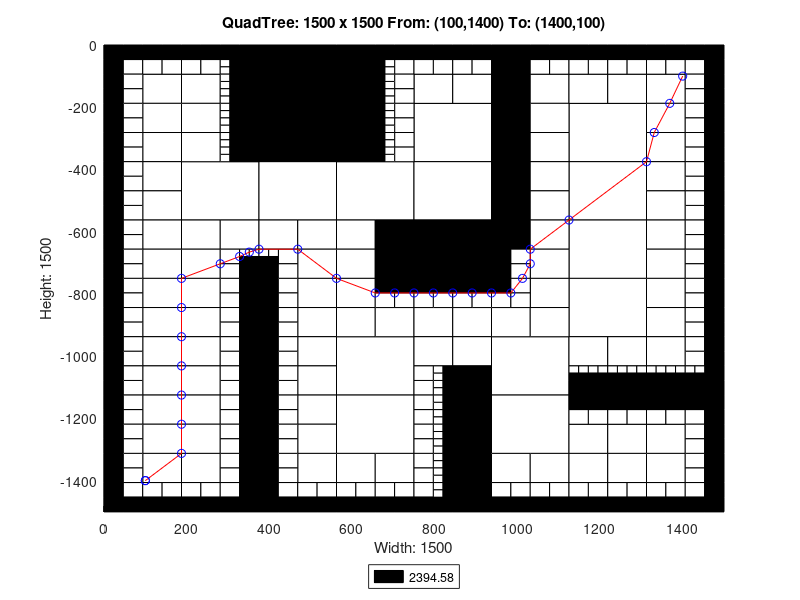

Write MATLAB code to recreate this figure.
axis([0 1500 -1500 0]);
title('QuadTree: 1500 x 1500 From: (100,1400) To: (1400,100)');
xlabel('Width: 1500');
ylabel('Height: 1500');
rectangle('Position',[375 -187.5 187.5 187.5], 'FaceColor',[0 0 0]);
rectangle('Position',[375 -375 187.5 187.5], 'FaceColor',[0 0 0]);
rectangle('Position',[187.5 -562.5 187.5 187.5], 'FaceColor',[1 1 1]);
rectangle('Position',[375 -562.5 187.5 187.5], 'FaceColor',[1 1 1]);
rectangle('Position',[562.5 -562.5 187.5 187.5], 'FaceColor',[1 1 1]);
rectangle('Position',[750 -375 187.5 187.5], 'FaceColor',[1 1 1]);
rectangle('Position',[1125 -375 187.5 187.5], 'FaceColor',[1 1 1]);
rectangle('Position',[750 -562.5 187.5 187.5], 'FaceColor',[1 1 1]);
rectangle('Position',[750 -750 187.5 187.5], 'FaceColor',[0 0 0]);
rectangle('Position',[1125 -562.5 187.5 187.5], 'FaceColor',[1 1 1]);
rectangle('Position',[1125 -750 187.5 187.5], 'FaceColor',[1 1 1]);
rectangle('Position',[562.5 -1125 187.5 187.5], 'FaceColor',[1 1 1]);
rectangle('Position',[562.5 -1312.5 187.5 187.5], 'FaceColor',[1 1 1]);
rectangle('Position',[937.5 -1125 187.5 187.5], 'FaceColor',[1 1 1]);
rectangle('Position',[1125 -937.5 187.5 187.5], 'FaceColor',[1 1 1]);
rectangle('Position',[937.5 -1312.5 187.5 187.5], 'FaceColor',[1 1 1]);
rectangle('Position',[93.75 -187.5 93.75 93.75], 'FaceColor',[1 1 1]);
rectangle('Position',[187.5 -187.5 93.75 93.75], 'FaceColor',[1 1 1]);
rectangle('Position',[93.75 -281.25 93.75 93.75], 'FaceColor',[1 1 1]);
rectangle('Position',[93.75 -375 93.75 93.75], 'FaceColor',[1 1 1]);
rectangle('Position',[187.5 -281.25 93.75 93.75], 'FaceColor',[1 1 1]);
rectangle('Position',[187.5 -375 93.75 93.75], 'FaceColor',[1 1 1]);
rectangle('Position',[562.5 -93.75 93.75 93.75], 'FaceColor',[0 0 0]);
rectangle('Position',[562.5 -187.5 93.75 93.75], 'FaceColor',[0 0 0]);
rectangle('Position',[562.5 -281.25 93.75 93.75], 'FaceColor',[0 0 0]);
rectangle('Position',[562.5 -375 93.75 93.75], 'FaceColor',[0 0 0]);
rectangle('Position',[93.75 -468.75 93.75 93.75], 'FaceColor',[1 1 1]);
rectangle('Position',[93.75 -562.5 93.75 93.75], 'FaceColor',[1 1 1]);
rectangle('Position',[93.75 -656.25 93.75 93.75], 'FaceColor',[1 1 1]);
rectangle('Position',[93.75 -750 93.75 93.75], 'FaceColor',[1 1 1]);
rectangle('Position',[187.5 -656.25 93.75 93.75], 'FaceColor',[1 1 1]);
rectangle('Position',[281.25 -656.25 93.75 93.75], 'FaceColor',[1 1 1]);
rectangle('Position',[187.5 -750 93.75 93.75], 'FaceColor',[1 1 1]);
rectangle('Position',[375 -656.25 93.75 93.75], 'FaceColor',[1 1 1]);
rectangle('Position',[468.75 -656.25 93.75 93.75], 'FaceColor',[1 1 1]);
rectangle('Position',[468.75 -750 93.75 93.75], 'FaceColor',[1 1 1]);
rectangle('Position',[562.5 -656.25 93.75 93.75], 'FaceColor',[1 1 1]);
rectangle('Position',[656.25 -656.25 93.75 93.75], 'FaceColor',[0 0 0]);
rectangle('Position',[562.5 -750 93.75 93.75], 'FaceColor',[1 1 1]);
rectangle('Position',[656.25 -750 93.75 93.75], 'FaceColor',[0 0 0]);
rectangle('Position',[750 -187.5 93.75 93.75], 'FaceColor',[1 1 1]);
rectangle('Position',[843.75 -187.5 93.75 93.75], 'FaceColor',[1 1 1]);
rectangle('Position',[937.5 -93.75 93.75 93.75], 'FaceColor',[0 0 0]);
rectangle('Position',[937.5 -187.5 93.75 93.75], 'FaceColor',[0 0 0]);
rectangle('Position',[1031.25 -187.5 93.75 93.75], 'FaceColor',[1 1 1]);
rectangle('Position',[937.5 -281.25 93.75 93.75], 'FaceColor',[0 0 0]);
rectangle('Position',[1031.25 -281.25 93.75 93.75], 'FaceColor',[1 1 1]);
rectangle('Position',[937.5 -375 93.75 93.75], 'FaceColor',[0 0 0]);
rectangle('Position',[1031.25 -375 93.75 93.75], 'FaceColor',[1 1 1]);
rectangle('Position',[1125 -187.5 93.75 93.75], 'FaceColor',[1 1 1]);
rectangle('Position',[1218.75 -187.5 93.75 93.75], 'FaceColor',[1 1 1]);
rectangle('Position',[1312.5 -187.5 93.75 93.75], 'FaceColor',[1 1 1]);
rectangle('Position',[1312.5 -281.25 93.75 93.75], 'FaceColor',[1 1 1]);
rectangle('Position',[1312.5 -375 93.75 93.75], 'FaceColor',[1 1 1]);
rectangle('Position',[937.5 -468.75 93.75 93.75], 'FaceColor',[0 0 0]);
rectangle('Position',[1031.25 -468.75 93.75 93.75], 'FaceColor',[1 1 1]);
rectangle('Position',[937.5 -562.5 93.75 93.75], 'FaceColor',[0 0 0]);
rectangle('Position',[1031.25 -562.5 93.75 93.75], 'FaceColor',[1 1 1]);
rectangle('Position',[937.5 -656.25 93.75 93.75], 'FaceColor',[0 0 0]);
rectangle('Position',[1031.25 -656.25 93.75 93.75], 'FaceColor',[1 1 1]);
rectangle('Position',[1031.25 -750 93.75 93.75], 'FaceColor',[1 1 1]);
rectangle('Position',[1312.5 -468.75 93.75 93.75], 'FaceColor',[1 1 1]);
rectangle('Position',[1312.5 -562.5 93.75 93.75], 'FaceColor',[1 1 1]);
rectangle('Position',[1312.5 -656.25 93.75 93.75], 'FaceColor',[1 1 1]);
rectangle('Position',[1312.5 -750 93.75 93.75], 'FaceColor',[1 1 1]);
rectangle('Position',[93.75 -843.75 93.75 93.75], 'FaceColor',[1 1 1]);
rectangle('Position',[93.75 -937.5 93.75 93.75], 'FaceColor',[1 1 1]);
rectangle('Position',[187.5 -843.75 93.75 93.75], 'FaceColor',[1 1 1]);
rectangle('Position',[187.5 -937.5 93.75 93.75], 'FaceColor',[1 1 1]);
rectangle('Position',[93.75 -1031.25 93.75 93.75], 'FaceColor',[1 1 1]);
rectangle('Position',[93.75 -1125 93.75 93.75], 'FaceColor',[1 1 1]);
rectangle('Position',[187.5 -1031.25 93.75 93.75], 'FaceColor',[1 1 1]);
rectangle('Position',[187.5 -1125 93.75 93.75], 'FaceColor',[1 1 1]);
rectangle('Position',[468.75 -843.75 93.75 93.75], 'FaceColor',[1 1 1]);
rectangle('Position',[468.75 -937.5 93.75 93.75], 'FaceColor',[1 1 1]);
rectangle('Position',[562.5 -843.75 93.75 93.75], 'FaceColor',[1 1 1]);
rectangle('Position',[562.5 -937.5 93.75 93.75], 'FaceColor',[1 1 1]);
rectangle('Position',[656.25 -937.5 93.75 93.75], 'FaceColor',[1 1 1]);
rectangle('Position',[468.75 -1031.25 93.75 93.75], 'FaceColor',[1 1 1]);
rectangle('Position',[468.75 -1125 93.75 93.75], 'FaceColor',[1 1 1]);
rectangle('Position',[93.75 -1218.75 93.75 93.75], 'FaceColor',[1 1 1]);
rectangle('Position',[93.75 -1312.5 93.75 93.75], 'FaceColor',[1 1 1]);
rectangle('Position',[187.5 -1218.75 93.75 93.75], 'FaceColor',[1 1 1]);
rectangle('Position',[187.5 -1312.5 93.75 93.75], 'FaceColor',[1 1 1]);
rectangle('Position',[93.75 -1406.25 93.75 93.75], 'FaceColor',[1 1 1]);
rectangle('Position',[187.5 -1406.25 93.75 93.75], 'FaceColor',[1 1 1]);
rectangle('Position',[468.75 -1218.75 93.75 93.75], 'FaceColor',[1 1 1]);
rectangle('Position',[468.75 -1312.5 93.75 93.75], 'FaceColor',[1 1 1]);
rectangle('Position',[468.75 -1406.25 93.75 93.75], 'FaceColor',[1 1 1]);
rectangle('Position',[562.5 -1406.25 93.75 93.75], 'FaceColor',[1 1 1]);
rectangle('Position',[656.25 -1406.25 93.75 93.75], 'FaceColor',[1 1 1]);
rectangle('Position',[750 -937.5 93.75 93.75], 'FaceColor',[1 1 1]);
rectangle('Position',[843.75 -937.5 93.75 93.75], 'FaceColor',[1 1 1]);
rectangle('Position',[1031.25 -843.75 93.75 93.75], 'FaceColor',[1 1 1]);
rectangle('Position',[937.5 -937.5 93.75 93.75], 'FaceColor',[1 1 1]);
rectangle('Position',[1031.25 -937.5 93.75 93.75], 'FaceColor',[1 1 1]);
rectangle('Position',[750 -1031.25 93.75 93.75], 'FaceColor',[1 1 1]);
rectangle('Position',[843.75 -1031.25 93.75 93.75], 'FaceColor',[1 1 1]);
rectangle('Position',[843.75 -1125 93.75 93.75], 'FaceColor',[0 0 0]);
rectangle('Position',[1312.5 -843.75 93.75 93.75], 'FaceColor',[1 1 1]);
rectangle('Position',[1312.5 -937.5 93.75 93.75], 'FaceColor',[1 1 1]);
rectangle('Position',[1125 -1031.25 93.75 93.75], 'FaceColor',[1 1 1]);
rectangle('Position',[1218.75 -1031.25 93.75 93.75], 'FaceColor',[1 1 1]);
rectangle('Position',[1312.5 -1031.25 93.75 93.75], 'FaceColor',[1 1 1]);
rectangle('Position',[843.75 -1218.75 93.75 93.75], 'FaceColor',[0 0 0]);
rectangle('Position',[843.75 -1312.5 93.75 93.75], 'FaceColor',[0 0 0]);
rectangle('Position',[843.75 -1406.25 93.75 93.75], 'FaceColor',[0 0 0]);
rectangle('Position',[843.75 -1500 93.75 93.75], 'FaceColor',[0 0 0]);
rectangle('Position',[937.5 -1406.25 93.75 93.75], 'FaceColor',[1 1 1]);
rectangle('Position',[1031.25 -1406.25 93.75 93.75], 'FaceColor',[1 1 1]);
rectangle('Position',[1125 -1312.5 93.75 93.75], 'FaceColor',[1 1 1]);
rectangle('Position',[1218.75 -1312.5 93.75 93.75], 'FaceColor',[1 1 1]);
rectangle('Position',[1312.5 -1312.5 93.75 93.75], 'FaceColor',[1 1 1]);
rectangle('Position',[1125 -1406.25 93.75 93.75], 'FaceColor',[1 1 1]);
rectangle('Position',[1218.75 -1406.25 93.75 93.75], 'FaceColor',[1 1 1]);
rectangle('Position',[1312.5 -1406.25 93.75 93.75], 'FaceColor',[1 1 1]);
rectangle('Position',[0 -46.875 46.875 46.875], 'FaceColor',[0 0 0]);
rectangle('Position',[46.875 -46.875 46.875 46.875], 'FaceColor',[0 0 0]);
rectangle('Position',[0 -93.75 46.875 46.875], 'FaceColor',[0 0 0]);
rectangle('Position',[46.875 -93.75 46.875 46.875], 'FaceColor',[1 1 1]);
rectangle('Position',[93.75 -46.875 46.875 46.875], 'FaceColor',[0 0 0]);
rectangle('Position',[140.625 -46.875 46.875 46.875], 'FaceColor',[0 0 0]);
rectangle('Position',[93.75 -93.75 46.875 46.875], 'FaceColor',[1 1 1]);
rectangle('Position',[140.625 -93.75 46.875 46.875], 'FaceColor',[1 1 1]);
rectangle('Position',[0 -140.625 46.875 46.875], 'FaceColor',[0 0 0]);
rectangle('Position',[46.875 -140.625 46.875 46.875], 'FaceColor',[1 1 1]);
rectangle('Position',[0 -187.5 46.875 46.875], 'FaceColor',[0 0 0]);
rectangle('Position',[46.875 -187.5 46.875 46.875], 'FaceColor',[1 1 1]);
rectangle('Position',[187.5 -46.875 46.875 46.875], 'FaceColor',[0 0 0]);
rectangle('Position',[234.375 -46.875 46.875 46.875], 'FaceColor',[0 0 0]);
rectangle('Position',[187.5 -93.75 46.875 46.875], 'FaceColor',[1 1 1]);
rectangle('Position',[234.375 -93.75 46.875 46.875], 'FaceColor',[1 1 1]);
rectangle('Position',[281.25 -46.875 46.875 46.875], 'FaceColor',[0 0 0]);
rectangle('Position',[328.125 -46.875 46.875 46.875], 'FaceColor',[0 0 0]);
rectangle('Position',[328.125 -93.75 46.875 46.875], 'FaceColor',[0 0 0]);
rectangle('Position',[328.125 -140.625 46.875 46.875], 'FaceColor',[0 0 0]);
rectangle('Position',[328.125 -187.5 46.875 46.875], 'FaceColor',[0 0 0]);
rectangle('Position',[0 -234.375 46.875 46.875], 'FaceColor',[0 0 0]);
rectangle('Position',[46.875 -234.375 46.875 46.875], 'FaceColor',[1 1 1]);
rectangle('Position',[0 -281.25 46.875 46.875], 'FaceColor',[0 0 0]);
rectangle('Position',[46.875 -281.25 46.875 46.875], 'FaceColor',[1 1 1]);
rectangle('Position',[0 -328.125 46.875 46.875], 'FaceColor',[0 0 0]);
rectangle('Position',[46.875 -328.125 46.875 46.875], 'FaceColor',[1 1 1]);
rectangle('Position',[0 -375 46.875 46.875], 'FaceColor',[0 0 0]);
rectangle('Position',[46.875 -375 46.875 46.875], 'FaceColor',[1 1 1]);
rectangle('Position',[328.125 -234.375 46.875 46.875], 'FaceColor',[0 0 0]);
rectangle('Position',[328.125 -281.25 46.875 46.875], 'FaceColor',[0 0 0]);
rectangle('Position',[328.125 -328.125 46.875 46.875], 'FaceColor',[0 0 0]);
rectangle('Position',[328.125 -375 46.875 46.875], 'FaceColor',[0 0 0]);
rectangle('Position',[656.25 -46.875 46.875 46.875], 'FaceColor',[0 0 0]);
rectangle('Position',[703.125 -46.875 46.875 46.875], 'FaceColor',[0 0 0]);
rectangle('Position',[703.125 -93.75 46.875 46.875], 'FaceColor',[1 1 1]);
rectangle('Position',[703.125 -140.625 46.875 46.875], 'FaceColor',[1 1 1]);
rectangle('Position',[703.125 -187.5 46.875 46.875], 'FaceColor',[1 1 1]);
rectangle('Position',[703.125 -234.375 46.875 46.875], 'FaceColor',[1 1 1]);
rectangle('Position',[703.125 -281.25 46.875 46.875], 'FaceColor',[1 1 1]);
rectangle('Position',[703.125 -328.125 46.875 46.875], 'FaceColor',[1 1 1]);
rectangle('Position',[703.125 -375 46.875 46.875], 'FaceColor',[1 1 1]);
rectangle('Position',[0 -421.875 46.875 46.875], 'FaceColor',[0 0 0]);
rectangle('Position',[46.875 -421.875 46.875 46.875], 'FaceColor',[1 1 1]);
rectangle('Position',[0 -468.75 46.875 46.875], 'FaceColor',[0 0 0]);
rectangle('Position',[46.875 -468.75 46.875 46.875], 'FaceColor',[1 1 1]);
rectangle('Position',[0 -515.625 46.875 46.875], 'FaceColor',[0 0 0]);
rectangle('Position',[46.875 -515.625 46.875 46.875], 'FaceColor',[1 1 1]);
rectangle('Position',[0 -562.5 46.875 46.875], 'FaceColor',[0 0 0]);
rectangle('Position',[46.875 -562.5 46.875 46.875], 'FaceColor',[1 1 1]);
rectangle('Position',[0 -609.375 46.875 46.875], 'FaceColor',[0 0 0]);
rectangle('Position',[46.875 -609.375 46.875 46.875], 'FaceColor',[1 1 1]);
rectangle('Position',[0 -656.25 46.875 46.875], 'FaceColor',[0 0 0]);
rectangle('Position',[46.875 -656.25 46.875 46.875], 'FaceColor',[1 1 1]);
rectangle('Position',[0 -703.125 46.875 46.875], 'FaceColor',[0 0 0]);
rectangle('Position',[46.875 -703.125 46.875 46.875], 'FaceColor',[1 1 1]);
rectangle('Position',[0 -750 46.875 46.875], 'FaceColor',[0 0 0]);
rectangle('Position',[46.875 -750 46.875 46.875], 'FaceColor',[1 1 1]);
rectangle('Position',[281.25 -703.125 46.875 46.875], 'FaceColor',[1 1 1]);
rectangle('Position',[281.25 -750 46.875 46.875], 'FaceColor',[1 1 1]);
rectangle('Position',[328.125 -750 46.875 46.875], 'FaceColor',[0 0 0]);
rectangle('Position',[421.875 -703.125 46.875 46.875], 'FaceColor',[1 1 1]);
rectangle('Position',[375 -750 46.875 46.875], 'FaceColor',[0 0 0]);
rectangle('Position',[421.875 -750 46.875 46.875], 'FaceColor',[1 1 1]);
rectangle('Position',[750 -46.875 46.875 46.875], 'FaceColor',[0 0 0]);
rectangle('Position',[796.875 -46.875 46.875 46.875], 'FaceColor',[0 0 0]);
rectangle('Position',[750 -93.75 46.875 46.875], 'FaceColor',[1 1 1]);
rectangle('Position',[796.875 -93.75 46.875 46.875], 'FaceColor',[1 1 1]);
rectangle('Position',[843.75 -46.875 46.875 46.875], 'FaceColor',[0 0 0]);
rectangle('Position',[890.625 -46.875 46.875 46.875], 'FaceColor',[0 0 0]);
rectangle('Position',[843.75 -93.75 46.875 46.875], 'FaceColor',[1 1 1]);
rectangle('Position',[890.625 -93.75 46.875 46.875], 'FaceColor',[1 1 1]);
rectangle('Position',[1031.25 -46.875 46.875 46.875], 'FaceColor',[0 0 0]);
rectangle('Position',[1078.12 -46.875 46.875 46.875], 'FaceColor',[0 0 0]);
rectangle('Position',[1031.25 -93.75 46.875 46.875], 'FaceColor',[1 1 1]);
rectangle('Position',[1078.12 -93.75 46.875 46.875], 'FaceColor',[1 1 1]);
rectangle('Position',[1125 -46.875 46.875 46.875], 'FaceColor',[0 0 0]);
rectangle('Position',[1171.88 -46.875 46.875 46.875], 'FaceColor',[0 0 0]);
rectangle('Position',[1125 -93.75 46.875 46.875], 'FaceColor',[1 1 1]);
rectangle('Position',[1171.88 -93.75 46.875 46.875], 'FaceColor',[1 1 1]);
rectangle('Position',[1218.75 -46.875 46.875 46.875], 'FaceColor',[0 0 0]);
rectangle('Position',[1265.62 -46.875 46.875 46.875], 'FaceColor',[0 0 0]);
rectangle('Position',[1218.75 -93.75 46.875 46.875], 'FaceColor',[1 1 1]);
rectangle('Position',[1265.62 -93.75 46.875 46.875], 'FaceColor',[1 1 1]);
rectangle('Position',[1312.5 -46.875 46.875 46.875], 'FaceColor',[0 0 0]);
rectangle('Position',[1359.38 -46.875 46.875 46.875], 'FaceColor',[0 0 0]);
rectangle('Position',[1312.5 -93.75 46.875 46.875], 'FaceColor',[1 1 1]);
rectangle('Position',[1359.38 -93.75 46.875 46.875], 'FaceColor',[1 1 1]);
rectangle('Position',[1406.25 -46.875 46.875 46.875], 'FaceColor',[0 0 0]);
rectangle('Position',[1453.12 -46.875 46.875 46.875], 'FaceColor',[0 0 0]);
rectangle('Position',[1406.25 -93.75 46.875 46.875], 'FaceColor',[1 1 1]);
rectangle('Position',[1453.12 -93.75 46.875 46.875], 'FaceColor',[0 0 0]);
rectangle('Position',[1406.25 -140.625 46.875 46.875], 'FaceColor',[1 1 1]);
rectangle('Position',[1453.12 -140.625 46.875 46.875], 'FaceColor',[0 0 0]);
rectangle('Position',[1406.25 -187.5 46.875 46.875], 'FaceColor',[1 1 1]);
rectangle('Position',[1453.12 -187.5 46.875 46.875], 'FaceColor',[0 0 0]);
rectangle('Position',[1406.25 -234.375 46.875 46.875], 'FaceColor',[1 1 1]);
rectangle('Position',[1453.12 -234.375 46.875 46.875], 'FaceColor',[0 0 0]);
rectangle('Position',[1406.25 -281.25 46.875 46.875], 'FaceColor',[1 1 1]);
rectangle('Position',[1453.12 -281.25 46.875 46.875], 'FaceColor',[0 0 0]);
rectangle('Position',[1406.25 -328.125 46.875 46.875], 'FaceColor',[1 1 1]);
rectangle('Position',[1453.12 -328.125 46.875 46.875], 'FaceColor',[0 0 0]);
rectangle('Position',[1406.25 -375 46.875 46.875], 'FaceColor',[1 1 1]);
rectangle('Position',[1453.12 -375 46.875 46.875], 'FaceColor',[0 0 0]);
rectangle('Position',[937.5 -703.125 46.875 46.875], 'FaceColor',[0 0 0]);
rectangle('Position',[984.375 -703.125 46.875 46.875], 'FaceColor',[1 1 1]);
rectangle('Position',[937.5 -750 46.875 46.875], 'FaceColor',[0 0 0]);
rectangle('Position',[984.375 -750 46.875 46.875], 'FaceColor',[1 1 1]);
rectangle('Position',[1406.25 -421.875 46.875 46.875], 'FaceColor',[1 1 1]);
rectangle('Position',[1453.12 -421.875 46.875 46.875], 'FaceColor',[0 0 0]);
rectangle('Position',[1406.25 -468.75 46.875 46.875], 'FaceColor',[1 1 1]);
rectangle('Position',[1453.12 -468.75 46.875 46.875], 'FaceColor',[0 0 0]);
rectangle('Position',[1406.25 -515.625 46.875 46.875], 'FaceColor',[1 1 1]);
rectangle('Position',[1453.12 -515.625 46.875 46.875], 'FaceColor',[0 0 0]);
rectangle('Position',[1406.25 -562.5 46.875 46.875], 'FaceColor',[1 1 1]);
rectangle('Position',[1453.12 -562.5 46.875 46.875], 'FaceColor',[0 0 0]);
rectangle('Position',[1406.25 -609.375 46.875 46.875], 'FaceColor',[1 1 1]);
rectangle('Position',[1453.12 -609.375 46.875 46.875], 'FaceColor',[0 0 0]);
rectangle('Position',[1406.25 -656.25 46.875 46.875], 'FaceColor',[1 1 1]);
rectangle('Position',[1453.12 -656.25 46.875 46.875], 'FaceColor',[0 0 0]);
rectangle('Position',[1406.25 -703.125 46.875 46.875], 'FaceColor',[1 1 1]);
rectangle('Position',[1453.12 -703.125 46.875 46.875], 'FaceColor',[0 0 0]);
rectangle('Position',[1406.25 -750 46.875 46.875], 'FaceColor',[1 1 1]);
rectangle('Position',[1453.12 -750 46.875 46.875], 'FaceColor',[0 0 0]);
rectangle('Position',[0 -796.875 46.875 46.875], 'FaceColor',[0 0 0]);
rectangle('Position',[46.875 -796.875 46.875 46.875], 'FaceColor',[1 1 1]);
rectangle('Position',[0 -843.75 46.875 46.875], 'FaceColor',[0 0 0]);
rectangle('Position',[46.875 -843.75 46.875 46.875], 'FaceColor',[1 1 1]);
rectangle('Position',[0 -890.625 46.875 46.875], 'FaceColor',[0 0 0]);
rectangle('Position',[46.875 -890.625 46.875 46.875], 'FaceColor',[1 1 1]);
rectangle('Position',[0 -937.5 46.875 46.875], 'FaceColor',[0 0 0]);
rectangle('Position',[46.875 -937.5 46.875 46.875], 'FaceColor',[1 1 1]);
rectangle('Position',[281.25 -796.875 46.875 46.875], 'FaceColor',[1 1 1]);
rectangle('Position',[328.125 -796.875 46.875 46.875], 'FaceColor',[0 0 0]);
rectangle('Position',[281.25 -843.75 46.875 46.875], 'FaceColor',[1 1 1]);
rectangle('Position',[328.125 -843.75 46.875 46.875], 'FaceColor',[0 0 0]);
rectangle('Position',[281.25 -890.625 46.875 46.875], 'FaceColor',[1 1 1]);
rectangle('Position',[328.125 -890.625 46.875 46.875], 'FaceColor',[0 0 0]);
rectangle('Position',[281.25 -937.5 46.875 46.875], 'FaceColor',[1 1 1]);
rectangle('Position',[328.125 -937.5 46.875 46.875], 'FaceColor',[0 0 0]);
rectangle('Position',[0 -984.375 46.875 46.875], 'FaceColor',[0 0 0]);
rectangle('Position',[46.875 -984.375 46.875 46.875], 'FaceColor',[1 1 1]);
rectangle('Position',[0 -1031.25 46.875 46.875], 'FaceColor',[0 0 0]);
rectangle('Position',[46.875 -1031.25 46.875 46.875], 'FaceColor',[1 1 1]);
rectangle('Position',[0 -1078.12 46.875 46.875], 'FaceColor',[0 0 0]);
rectangle('Position',[46.875 -1078.12 46.875 46.875], 'FaceColor',[1 1 1]);
rectangle('Position',[0 -1125 46.875 46.875], 'FaceColor',[0 0 0]);
rectangle('Position',[46.875 -1125 46.875 46.875], 'FaceColor',[1 1 1]);
rectangle('Position',[281.25 -984.375 46.875 46.875], 'FaceColor',[1 1 1]);
rectangle('Position',[328.125 -984.375 46.875 46.875], 'FaceColor',[0 0 0]);
rectangle('Position',[281.25 -1031.25 46.875 46.875], 'FaceColor',[1 1 1]);
rectangle('Position',[328.125 -1031.25 46.875 46.875], 'FaceColor',[0 0 0]);
rectangle('Position',[281.25 -1078.12 46.875 46.875], 'FaceColor',[1 1 1]);
rectangle('Position',[328.125 -1078.12 46.875 46.875], 'FaceColor',[0 0 0]);
rectangle('Position',[281.25 -1125 46.875 46.875], 'FaceColor',[1 1 1]);
rectangle('Position',[328.125 -1125 46.875 46.875], 'FaceColor',[0 0 0]);
rectangle('Position',[375 -796.875 46.875 46.875], 'FaceColor',[0 0 0]);
rectangle('Position',[421.875 -796.875 46.875 46.875], 'FaceColor',[1 1 1]);
rectangle('Position',[375 -843.75 46.875 46.875], 'FaceColor',[0 0 0]);
rectangle('Position',[421.875 -843.75 46.875 46.875], 'FaceColor',[1 1 1]);
rectangle('Position',[375 -890.625 46.875 46.875], 'FaceColor',[0 0 0]);
rectangle('Position',[421.875 -890.625 46.875 46.875], 'FaceColor',[1 1 1]);
rectangle('Position',[375 -937.5 46.875 46.875], 'FaceColor',[0 0 0]);
rectangle('Position',[421.875 -937.5 46.875 46.875], 'FaceColor',[1 1 1]);
rectangle('Position',[656.25 -796.875 46.875 46.875], 'FaceColor',[0 0 0]);
rectangle('Position',[703.125 -796.875 46.875 46.875], 'FaceColor',[0 0 0]);
rectangle('Position',[656.25 -843.75 46.875 46.875], 'FaceColor',[1 1 1]);
rectangle('Position',[703.125 -843.75 46.875 46.875], 'FaceColor',[1 1 1]);
rectangle('Position',[375 -984.375 46.875 46.875], 'FaceColor',[0 0 0]);
rectangle('Position',[421.875 -984.375 46.875 46.875], 'FaceColor',[1 1 1]);
rectangle('Position',[375 -1031.25 46.875 46.875], 'FaceColor',[0 0 0]);
rectangle('Position',[421.875 -1031.25 46.875 46.875], 'FaceColor',[1 1 1]);
rectangle('Position',[375 -1078.12 46.875 46.875], 'FaceColor',[0 0 0]);
rectangle('Position',[421.875 -1078.12 46.875 46.875], 'FaceColor',[1 1 1]);
rectangle('Position',[375 -1125 46.875 46.875], 'FaceColor',[0 0 0]);
rectangle('Position',[421.875 -1125 46.875 46.875], 'FaceColor',[1 1 1]);
rectangle('Position',[0 -1171.88 46.875 46.875], 'FaceColor',[0 0 0]);
rectangle('Position',[46.875 -1171.88 46.875 46.875], 'FaceColor',[1 1 1]);
rectangle('Position',[0 -1218.75 46.875 46.875], 'FaceColor',[0 0 0]);
rectangle('Position',[46.875 -1218.75 46.875 46.875], 'FaceColor',[1 1 1]);
rectangle('Position',[0 -1265.62 46.875 46.875], 'FaceColor',[0 0 0]);
rectangle('Position',[46.875 -1265.62 46.875 46.875], 'FaceColor',[1 1 1]);
rectangle('Position',[0 -1312.5 46.875 46.875], 'FaceColor',[0 0 0]);
rectangle('Position',[46.875 -1312.5 46.875 46.875], 'FaceColor',[1 1 1]);
rectangle('Position',[281.25 -1171.88 46.875 46.875], 'FaceColor',[1 1 1]);
rectangle('Position',[328.125 -1171.88 46.875 46.875], 'FaceColor',[0 0 0]);
rectangle('Position',[281.25 -1218.75 46.875 46.875], 'FaceColor',[1 1 1]);
rectangle('Position',[328.125 -1218.75 46.875 46.875], 'FaceColor',[0 0 0]);
rectangle('Position',[281.25 -1265.62 46.875 46.875], 'FaceColor',[1 1 1]);
rectangle('Position',[328.125 -1265.62 46.875 46.875], 'FaceColor',[0 0 0]);
rectangle('Position',[281.25 -1312.5 46.875 46.875], 'FaceColor',[1 1 1]);
rectangle('Position',[328.125 -1312.5 46.875 46.875], 'FaceColor',[0 0 0]);
rectangle('Position',[0 -1359.38 46.875 46.875], 'FaceColor',[0 0 0]);
rectangle('Position',[46.875 -1359.38 46.875 46.875], 'FaceColor',[1 1 1]);
rectangle('Position',[0 -1406.25 46.875 46.875], 'FaceColor',[0 0 0]);
rectangle('Position',[46.875 -1406.25 46.875 46.875], 'FaceColor',[1 1 1]);
rectangle('Position',[0 -1453.12 46.875 46.875], 'FaceColor',[0 0 0]);
rectangle('Position',[46.875 -1453.12 46.875 46.875], 'FaceColor',[1 1 1]);
rectangle('Position',[0 -1500 46.875 46.875], 'FaceColor',[0 0 0]);
rectangle('Position',[46.875 -1500 46.875 46.875], 'FaceColor',[0 0 0]);
rectangle('Position',[93.75 -1453.12 46.875 46.875], 'FaceColor',[1 1 1]);
rectangle('Position',[140.625 -1453.12 46.875 46.875], 'FaceColor',[1 1 1]);
rectangle('Position',[93.75 -1500 46.875 46.875], 'FaceColor',[0 0 0]);
rectangle('Position',[140.625 -1500 46.875 46.875], 'FaceColor',[0 0 0]);
rectangle('Position',[281.25 -1359.38 46.875 46.875], 'FaceColor',[1 1 1]);
rectangle('Position',[328.125 -1359.38 46.875 46.875], 'FaceColor',[0 0 0]);
rectangle('Position',[281.25 -1406.25 46.875 46.875], 'FaceColor',[1 1 1]);
rectangle('Position',[328.125 -1406.25 46.875 46.875], 'FaceColor',[0 0 0]);
rectangle('Position',[187.5 -1453.12 46.875 46.875], 'FaceColor',[1 1 1]);
rectangle('Position',[234.375 -1453.12 46.875 46.875], 'FaceColor',[1 1 1]);
rectangle('Position',[187.5 -1500 46.875 46.875], 'FaceColor',[0 0 0]);
rectangle('Position',[234.375 -1500 46.875 46.875], 'FaceColor',[0 0 0]);
rectangle('Position',[281.25 -1453.12 46.875 46.875], 'FaceColor',[1 1 1]);
rectangle('Position',[328.125 -1453.12 46.875 46.875], 'FaceColor',[0 0 0]);
rectangle('Position',[281.25 -1500 46.875 46.875], 'FaceColor',[0 0 0]);
rectangle('Position',[328.125 -1500 46.875 46.875], 'FaceColor',[0 0 0]);
rectangle('Position',[375 -1171.88 46.875 46.875], 'FaceColor',[0 0 0]);
rectangle('Position',[421.875 -1171.88 46.875 46.875], 'FaceColor',[1 1 1]);
rectangle('Position',[375 -1218.75 46.875 46.875], 'FaceColor',[0 0 0]);
rectangle('Position',[421.875 -1218.75 46.875 46.875], 'FaceColor',[1 1 1]);
rectangle('Position',[375 -1265.62 46.875 46.875], 'FaceColor',[0 0 0]);
rectangle('Position',[421.875 -1265.62 46.875 46.875], 'FaceColor',[1 1 1]);
rectangle('Position',[375 -1312.5 46.875 46.875], 'FaceColor',[0 0 0]);
rectangle('Position',[421.875 -1312.5 46.875 46.875], 'FaceColor',[1 1 1]);
rectangle('Position',[375 -1359.38 46.875 46.875], 'FaceColor',[0 0 0]);
rectangle('Position',[421.875 -1359.38 46.875 46.875], 'FaceColor',[1 1 1]);
rectangle('Position',[375 -1406.25 46.875 46.875], 'FaceColor',[0 0 0]);
rectangle('Position',[421.875 -1406.25 46.875 46.875], 'FaceColor',[1 1 1]);
rectangle('Position',[375 -1453.12 46.875 46.875], 'FaceColor',[0 0 0]);
rectangle('Position',[421.875 -1453.12 46.875 46.875], 'FaceColor',[1 1 1]);
rectangle('Position',[375 -1500 46.875 46.875], 'FaceColor',[0 0 0]);
rectangle('Position',[421.875 -1500 46.875 46.875], 'FaceColor',[0 0 0]);
rectangle('Position',[468.75 -1453.12 46.875 46.875], 'FaceColor',[1 1 1]);
rectangle('Position',[515.625 -1453.12 46.875 46.875], 'FaceColor',[1 1 1]);
rectangle('Position',[468.75 -1500 46.875 46.875], 'FaceColor',[0 0 0]);
rectangle('Position',[515.625 -1500 46.875 46.875], 'FaceColor',[0 0 0]);
rectangle('Position',[562.5 -1453.12 46.875 46.875], 'FaceColor',[1 1 1]);
rectangle('Position',[609.375 -1453.12 46.875 46.875], 'FaceColor',[1 1 1]);
rectangle('Position',[562.5 -1500 46.875 46.875], 'FaceColor',[0 0 0]);
rectangle('Position',[609.375 -1500 46.875 46.875], 'FaceColor',[0 0 0]);
rectangle('Position',[656.25 -1453.12 46.875 46.875], 'FaceColor',[1 1 1]);
rectangle('Position',[703.125 -1453.12 46.875 46.875], 'FaceColor',[1 1 1]);
rectangle('Position',[656.25 -1500 46.875 46.875], 'FaceColor',[0 0 0]);
rectangle('Position',[703.125 -1500 46.875 46.875], 'FaceColor',[0 0 0]);
rectangle('Position',[750 -796.875 46.875 46.875], 'FaceColor',[0 0 0]);
rectangle('Position',[796.875 -796.875 46.875 46.875], 'FaceColor',[0 0 0]);
rectangle('Position',[750 -843.75 46.875 46.875], 'FaceColor',[1 1 1]);
rectangle('Position',[796.875 -843.75 46.875 46.875], 'FaceColor',[1 1 1]);
rectangle('Position',[843.75 -796.875 46.875 46.875], 'FaceColor',[0 0 0]);
rectangle('Position',[890.625 -796.875 46.875 46.875], 'FaceColor',[0 0 0]);
rectangle('Position',[843.75 -843.75 46.875 46.875], 'FaceColor',[1 1 1]);
rectangle('Position',[890.625 -843.75 46.875 46.875], 'FaceColor',[1 1 1]);
rectangle('Position',[937.5 -796.875 46.875 46.875], 'FaceColor',[0 0 0]);
rectangle('Position',[984.375 -796.875 46.875 46.875], 'FaceColor',[1 1 1]);
rectangle('Position',[937.5 -843.75 46.875 46.875], 'FaceColor',[1 1 1]);
rectangle('Position',[984.375 -843.75 46.875 46.875], 'FaceColor',[1 1 1]);
rectangle('Position',[750 -1078.12 46.875 46.875], 'FaceColor',[1 1 1]);
rectangle('Position',[750 -1125 46.875 46.875], 'FaceColor',[1 1 1]);
rectangle('Position',[1406.25 -796.875 46.875 46.875], 'FaceColor',[1 1 1]);
rectangle('Position',[1453.12 -796.875 46.875 46.875], 'FaceColor',[0 0 0]);
rectangle('Position',[1406.25 -843.75 46.875 46.875], 'FaceColor',[1 1 1]);
rectangle('Position',[1453.12 -843.75 46.875 46.875], 'FaceColor',[0 0 0]);
rectangle('Position',[1406.25 -890.625 46.875 46.875], 'FaceColor',[1 1 1]);
rectangle('Position',[1453.12 -890.625 46.875 46.875], 'FaceColor',[0 0 0]);
rectangle('Position',[1406.25 -937.5 46.875 46.875], 'FaceColor',[1 1 1]);
rectangle('Position',[1453.12 -937.5 46.875 46.875], 'FaceColor',[0 0 0]);
rectangle('Position',[1125 -1125 46.875 46.875], 'FaceColor',[0 0 0]);
rectangle('Position',[1171.88 -1125 46.875 46.875], 'FaceColor',[0 0 0]);
rectangle('Position',[1218.75 -1125 46.875 46.875], 'FaceColor',[0 0 0]);
rectangle('Position',[1265.62 -1125 46.875 46.875], 'FaceColor',[0 0 0]);
rectangle('Position',[1406.25 -984.375 46.875 46.875], 'FaceColor',[1 1 1]);
rectangle('Position',[1453.12 -984.375 46.875 46.875], 'FaceColor',[0 0 0]);
rectangle('Position',[1406.25 -1031.25 46.875 46.875], 'FaceColor',[1 1 1]);
rectangle('Position',[1453.12 -1031.25 46.875 46.875], 'FaceColor',[0 0 0]);
rectangle('Position',[1312.5 -1125 46.875 46.875], 'FaceColor',[0 0 0]);
rectangle('Position',[1359.38 -1125 46.875 46.875], 'FaceColor',[0 0 0]);
rectangle('Position',[1453.12 -1078.12 46.875 46.875], 'FaceColor',[0 0 0]);
rectangle('Position',[1406.25 -1125 46.875 46.875], 'FaceColor',[0 0 0]);
rectangle('Position',[1453.12 -1125 46.875 46.875], 'FaceColor',[0 0 0]);
rectangle('Position',[750 -1171.88 46.875 46.875], 'FaceColor',[1 1 1]);
rectangle('Position',[750 -1218.75 46.875 46.875], 'FaceColor',[1 1 1]);
rectangle('Position',[750 -1265.62 46.875 46.875], 'FaceColor',[1 1 1]);
rectangle('Position',[750 -1312.5 46.875 46.875], 'FaceColor',[1 1 1]);
rectangle('Position',[750 -1359.38 46.875 46.875], 'FaceColor',[1 1 1]);
rectangle('Position',[750 -1406.25 46.875 46.875], 'FaceColor',[1 1 1]);
rectangle('Position',[750 -1453.12 46.875 46.875], 'FaceColor',[1 1 1]);
rectangle('Position',[750 -1500 46.875 46.875], 'FaceColor',[0 0 0]);
rectangle('Position',[796.875 -1500 46.875 46.875], 'FaceColor',[0 0 0]);
rectangle('Position',[937.5 -1453.12 46.875 46.875], 'FaceColor',[1 1 1]);
rectangle('Position',[984.375 -1453.12 46.875 46.875], 'FaceColor',[1 1 1]);
rectangle('Position',[937.5 -1500 46.875 46.875], 'FaceColor',[0 0 0]);
rectangle('Position',[984.375 -1500 46.875 46.875], 'FaceColor',[0 0 0]);
rectangle('Position',[1031.25 -1453.12 46.875 46.875], 'FaceColor',[1 1 1]);
rectangle('Position',[1078.12 -1453.12 46.875 46.875], 'FaceColor',[1 1 1]);
rectangle('Position',[1031.25 -1500 46.875 46.875], 'FaceColor',[0 0 0]);
rectangle('Position',[1078.12 -1500 46.875 46.875], 'FaceColor',[0 0 0]);
rectangle('Position',[1125 -1171.88 46.875 46.875], 'FaceColor',[0 0 0]);
rectangle('Position',[1171.88 -1171.88 46.875 46.875], 'FaceColor',[0 0 0]);
rectangle('Position',[1125 -1218.75 46.875 46.875], 'FaceColor',[1 1 1]);
rectangle('Position',[1171.88 -1218.75 46.875 46.875], 'FaceColor',[1 1 1]);
rectangle('Position',[1218.75 -1171.88 46.875 46.875], 'FaceColor',[0 0 0]);
rectangle('Position',[1265.62 -1171.88 46.875 46.875], 'FaceColor',[0 0 0]);
rectangle('Position',[1218.75 -1218.75 46.875 46.875], 'FaceColor',[1 1 1]);
rectangle('Position',[1265.62 -1218.75 46.875 46.875], 'FaceColor',[1 1 1]);
rectangle('Position',[1312.5 -1171.88 46.875 46.875], 'FaceColor',[0 0 0]);
rectangle('Position',[1359.38 -1171.88 46.875 46.875], 'FaceColor',[0 0 0]);
rectangle('Position',[1312.5 -1218.75 46.875 46.875], 'FaceColor',[1 1 1]);
rectangle('Position',[1359.38 -1218.75 46.875 46.875], 'FaceColor',[1 1 1]);
rectangle('Position',[1406.25 -1171.88 46.875 46.875], 'FaceColor',[0 0 0]);
rectangle('Position',[1453.12 -1171.88 46.875 46.875], 'FaceColor',[0 0 0]);
rectangle('Position',[1406.25 -1218.75 46.875 46.875], 'FaceColor',[1 1 1]);
rectangle('Position',[1453.12 -1218.75 46.875 46.875], 'FaceColor',[0 0 0]);
rectangle('Position',[1406.25 -1265.62 46.875 46.875], 'FaceColor',[1 1 1]);
rectangle('Position',[1453.12 -1265.62 46.875 46.875], 'FaceColor',[0 0 0]);
rectangle('Position',[1406.25 -1312.5 46.875 46.875], 'FaceColor',[1 1 1]);
rectangle('Position',[1453.12 -1312.5 46.875 46.875], 'FaceColor',[0 0 0]);
rectangle('Position',[1125 -1453.12 46.875 46.875], 'FaceColor',[1 1 1]);
rectangle('Position',[1171.88 -1453.12 46.875 46.875], 'FaceColor',[1 1 1]);
rectangle('Position',[1125 -1500 46.875 46.875], 'FaceColor',[0 0 0]);
rectangle('Position',[1171.88 -1500 46.875 46.875], 'FaceColor',[0 0 0]);
rectangle('Position',[1218.75 -1453.12 46.875 46.875], 'FaceColor',[1 1 1]);
rectangle('Position',[1265.62 -1453.12 46.875 46.875], 'FaceColor',[1 1 1]);
rectangle('Position',[1218.75 -1500 46.875 46.875], 'FaceColor',[0 0 0]);
rectangle('Position',[1265.62 -1500 46.875 46.875], 'FaceColor',[0 0 0]);
rectangle('Position',[1406.25 -1359.38 46.875 46.875], 'FaceColor',[1 1 1]);
rectangle('Position',[1453.12 -1359.38 46.875 46.875], 'FaceColor',[0 0 0]);
rectangle('Position',[1406.25 -1406.25 46.875 46.875], 'FaceColor',[1 1 1]);
rectangle('Position',[1453.12 -1406.25 46.875 46.875], 'FaceColor',[0 0 0]);
rectangle('Position',[1312.5 -1453.12 46.875 46.875], 'FaceColor',[1 1 1]);
rectangle('Position',[1359.38 -1453.12 46.875 46.875], 'FaceColor',[1 1 1]);
rectangle('Position',[1312.5 -1500 46.875 46.875], 'FaceColor',[0 0 0]);
rectangle('Position',[1359.38 -1500 46.875 46.875], 'FaceColor',[0 0 0]);
rectangle('Position',[1406.25 -1453.12 46.875 46.875], 'FaceColor',[1 1 1]);
rectangle('Position',[1453.12 -1453.12 46.875 46.875], 'FaceColor',[0 0 0]);
rectangle('Position',[1406.25 -1500 46.875 46.875], 'FaceColor',[0 0 0]);
rectangle('Position',[1453.12 -1500 46.875 46.875], 'FaceColor',[0 0 0]);
rectangle('Position',[281.25 -70.3125 23.4375 23.4375], 'FaceColor',[1 1 1]);
rectangle('Position',[304.688 -70.3125 23.4375 23.4375], 'FaceColor',[0 0 0]);
rectangle('Position',[281.25 -93.75 23.4375 23.4375], 'FaceColor',[1 1 1]);
rectangle('Position',[304.688 -93.75 23.4375 23.4375], 'FaceColor',[0 0 0]);
rectangle('Position',[281.25 -117.188 23.4375 23.4375], 'FaceColor',[1 1 1]);
rectangle('Position',[304.688 -117.188 23.4375 23.4375], 'FaceColor',[0 0 0]);
rectangle('Position',[281.25 -140.625 23.4375 23.4375], 'FaceColor',[1 1 1]);
rectangle('Position',[304.688 -140.625 23.4375 23.4375], 'FaceColor',[0 0 0]);
rectangle('Position',[281.25 -164.062 23.4375 23.4375], 'FaceColor',[1 1 1]);
rectangle('Position',[304.688 -164.062 23.4375 23.4375], 'FaceColor',[0 0 0]);
rectangle('Position',[281.25 -187.5 23.4375 23.4375], 'FaceColor',[1 1 1]);
rectangle('Position',[304.688 -187.5 23.4375 23.4375], 'FaceColor',[0 0 0]);
rectangle('Position',[281.25 -210.938 23.4375 23.4375], 'FaceColor',[1 1 1]);
rectangle('Position',[304.688 -210.938 23.4375 23.4375], 'FaceColor',[0 0 0]);
rectangle('Position',[281.25 -234.375 23.4375 23.4375], 'FaceColor',[1 1 1]);
rectangle('Position',[304.688 -234.375 23.4375 23.4375], 'FaceColor',[0 0 0]);
rectangle('Position',[281.25 -257.812 23.4375 23.4375], 'FaceColor',[1 1 1]);
rectangle('Position',[304.688 -257.812 23.4375 23.4375], 'FaceColor',[0 0 0]);
rectangle('Position',[281.25 -281.25 23.4375 23.4375], 'FaceColor',[1 1 1]);
rectangle('Position',[304.688 -281.25 23.4375 23.4375], 'FaceColor',[0 0 0]);
rectangle('Position',[281.25 -304.688 23.4375 23.4375], 'FaceColor',[1 1 1]);
rectangle('Position',[304.688 -304.688 23.4375 23.4375], 'FaceColor',[0 0 0]);
rectangle('Position',[281.25 -328.125 23.4375 23.4375], 'FaceColor',[1 1 1]);
rectangle('Position',[304.688 -328.125 23.4375 23.4375], 'FaceColor',[0 0 0]);
rectangle('Position',[281.25 -351.562 23.4375 23.4375], 'FaceColor',[1 1 1]);
rectangle('Position',[304.688 -351.562 23.4375 23.4375], 'FaceColor',[0 0 0]);
rectangle('Position',[281.25 -375 23.4375 23.4375], 'FaceColor',[1 1 1]);
rectangle('Position',[304.688 -375 23.4375 23.4375], 'FaceColor',[0 0 0]);
rectangle('Position',[656.25 -70.3125 23.4375 23.4375], 'FaceColor',[0 0 0]);
rectangle('Position',[679.688 -70.3125 23.4375 23.4375], 'FaceColor',[1 1 1]);
rectangle('Position',[656.25 -93.75 23.4375 23.4375], 'FaceColor',[0 0 0]);
rectangle('Position',[679.688 -93.75 23.4375 23.4375], 'FaceColor',[1 1 1]);
rectangle('Position',[656.25 -117.188 23.4375 23.4375], 'FaceColor',[0 0 0]);
rectangle('Position',[679.688 -117.188 23.4375 23.4375], 'FaceColor',[1 1 1]);
rectangle('Position',[656.25 -140.625 23.4375 23.4375], 'FaceColor',[0 0 0]);
rectangle('Position',[679.688 -140.625 23.4375 23.4375], 'FaceColor',[1 1 1]);
rectangle('Position',[656.25 -164.062 23.4375 23.4375], 'FaceColor',[0 0 0]);
rectangle('Position',[679.688 -164.062 23.4375 23.4375], 'FaceColor',[1 1 1]);
rectangle('Position',[656.25 -187.5 23.4375 23.4375], 'FaceColor',[0 0 0]);
rectangle('Position',[679.688 -187.5 23.4375 23.4375], 'FaceColor',[1 1 1]);
rectangle('Position',[656.25 -210.938 23.4375 23.4375], 'FaceColor',[0 0 0]);
rectangle('Position',[679.688 -210.938 23.4375 23.4375], 'FaceColor',[1 1 1]);
rectangle('Position',[656.25 -234.375 23.4375 23.4375], 'FaceColor',[0 0 0]);
rectangle('Position',[679.688 -234.375 23.4375 23.4375], 'FaceColor',[1 1 1]);
rectangle('Position',[656.25 -257.812 23.4375 23.4375], 'FaceColor',[0 0 0]);
rectangle('Position',[679.688 -257.812 23.4375 23.4375], 'FaceColor',[1 1 1]);
rectangle('Position',[656.25 -281.25 23.4375 23.4375], 'FaceColor',[0 0 0]);
rectangle('Position',[679.688 -281.25 23.4375 23.4375], 'FaceColor',[1 1 1]);
rectangle('Position',[656.25 -304.688 23.4375 23.4375], 'FaceColor',[0 0 0]);
rectangle('Position',[679.688 -304.688 23.4375 23.4375], 'FaceColor',[1 1 1]);
rectangle('Position',[656.25 -328.125 23.4375 23.4375], 'FaceColor',[0 0 0]);
rectangle('Position',[679.688 -328.125 23.4375 23.4375], 'FaceColor',[1 1 1]);
rectangle('Position',[656.25 -351.562 23.4375 23.4375], 'FaceColor',[0 0 0]);
rectangle('Position',[679.688 -351.562 23.4375 23.4375], 'FaceColor',[1 1 1]);
rectangle('Position',[656.25 -375 23.4375 23.4375], 'FaceColor',[0 0 0]);
rectangle('Position',[679.688 -375 23.4375 23.4375], 'FaceColor',[1 1 1]);
rectangle('Position',[328.125 -679.688 23.4375 23.4375], 'FaceColor',[1 1 1]);
rectangle('Position',[351.562 -679.688 23.4375 23.4375], 'FaceColor',[1 1 1]);
rectangle('Position',[328.125 -703.125 23.4375 23.4375], 'FaceColor',[0 0 0]);
rectangle('Position',[351.562 -703.125 23.4375 23.4375], 'FaceColor',[0 0 0]);
rectangle('Position',[375 -679.688 23.4375 23.4375], 'FaceColor',[1 1 1]);
rectangle('Position',[398.438 -679.688 23.4375 23.4375], 'FaceColor',[1 1 1]);
rectangle('Position',[375 -703.125 23.4375 23.4375], 'FaceColor',[0 0 0]);
rectangle('Position',[398.438 -703.125 23.4375 23.4375], 'FaceColor',[0 0 0]);
rectangle('Position',[796.875 -1054.69 23.4375 23.4375], 'FaceColor',[1 1 1]);
rectangle('Position',[820.312 -1054.69 23.4375 23.4375], 'FaceColor',[0 0 0]);
rectangle('Position',[796.875 -1078.12 23.4375 23.4375], 'FaceColor',[1 1 1]);
rectangle('Position',[820.312 -1078.12 23.4375 23.4375], 'FaceColor',[0 0 0]);
rectangle('Position',[796.875 -1101.56 23.4375 23.4375], 'FaceColor',[1 1 1]);
rectangle('Position',[820.312 -1101.56 23.4375 23.4375], 'FaceColor',[0 0 0]);
rectangle('Position',[796.875 -1125 23.4375 23.4375], 'FaceColor',[1 1 1]);
rectangle('Position',[820.312 -1125 23.4375 23.4375], 'FaceColor',[0 0 0]);
rectangle('Position',[1125 -1054.69 23.4375 23.4375], 'FaceColor',[1 1 1]);
rectangle('Position',[1148.44 -1054.69 23.4375 23.4375], 'FaceColor',[1 1 1]);
rectangle('Position',[1125 -1078.12 23.4375 23.4375], 'FaceColor',[0 0 0]);
rectangle('Position',[1148.44 -1078.12 23.4375 23.4375], 'FaceColor',[0 0 0]);
rectangle('Position',[1171.88 -1054.69 23.4375 23.4375], 'FaceColor',[1 1 1]);
rectangle('Position',[1195.31 -1054.69 23.4375 23.4375], 'FaceColor',[1 1 1]);
rectangle('Position',[1171.88 -1078.12 23.4375 23.4375], 'FaceColor',[0 0 0]);
rectangle('Position',[1195.31 -1078.12 23.4375 23.4375], 'FaceColor',[0 0 0]);
rectangle('Position',[1218.75 -1054.69 23.4375 23.4375], 'FaceColor',[1 1 1]);
rectangle('Position',[1242.19 -1054.69 23.4375 23.4375], 'FaceColor',[1 1 1]);
rectangle('Position',[1218.75 -1078.12 23.4375 23.4375], 'FaceColor',[0 0 0]);
rectangle('Position',[1242.19 -1078.12 23.4375 23.4375], 'FaceColor',[0 0 0]);
rectangle('Position',[1265.62 -1054.69 23.4375 23.4375], 'FaceColor',[1 1 1]);
rectangle('Position',[1289.06 -1054.69 23.4375 23.4375], 'FaceColor',[1 1 1]);
rectangle('Position',[1265.62 -1078.12 23.4375 23.4375], 'FaceColor',[0 0 0]);
rectangle('Position',[1289.06 -1078.12 23.4375 23.4375], 'FaceColor',[0 0 0]);
rectangle('Position',[1312.5 -1054.69 23.4375 23.4375], 'FaceColor',[1 1 1]);
rectangle('Position',[1335.94 -1054.69 23.4375 23.4375], 'FaceColor',[1 1 1]);
rectangle('Position',[1312.5 -1078.12 23.4375 23.4375], 'FaceColor',[0 0 0]);
rectangle('Position',[1335.94 -1078.12 23.4375 23.4375], 'FaceColor',[0 0 0]);
rectangle('Position',[1359.38 -1054.69 23.4375 23.4375], 'FaceColor',[1 1 1]);
rectangle('Position',[1382.81 -1054.69 23.4375 23.4375], 'FaceColor',[1 1 1]);
rectangle('Position',[1359.38 -1078.12 23.4375 23.4375], 'FaceColor',[0 0 0]);
rectangle('Position',[1382.81 -1078.12 23.4375 23.4375], 'FaceColor',[0 0 0]);
rectangle('Position',[1406.25 -1054.69 23.4375 23.4375], 'FaceColor',[1 1 1]);
rectangle('Position',[1429.69 -1054.69 23.4375 23.4375], 'FaceColor',[1 1 1]);
rectangle('Position',[1406.25 -1078.12 23.4375 23.4375], 'FaceColor',[0 0 0]);
rectangle('Position',[1429.69 -1078.12 23.4375 23.4375], 'FaceColor',[0 0 0]);
rectangle('Position',[796.875 -1148.44 23.4375 23.4375], 'FaceColor',[1 1 1]);
rectangle('Position',[820.312 -1148.44 23.4375 23.4375], 'FaceColor',[0 0 0]);
rectangle('Position',[796.875 -1171.88 23.4375 23.4375], 'FaceColor',[1 1 1]);
rectangle('Position',[820.312 -1171.88 23.4375 23.4375], 'FaceColor',[0 0 0]);
rectangle('Position',[796.875 -1195.31 23.4375 23.4375], 'FaceColor',[1 1 1]);
rectangle('Position',[820.312 -1195.31 23.4375 23.4375], 'FaceColor',[0 0 0]);
rectangle('Position',[796.875 -1218.75 23.4375 23.4375], 'FaceColor',[1 1 1]);
rectangle('Position',[820.312 -1218.75 23.4375 23.4375], 'FaceColor',[0 0 0]);
rectangle('Position',[796.875 -1242.19 23.4375 23.4375], 'FaceColor',[1 1 1]);
rectangle('Position',[820.312 -1242.19 23.4375 23.4375], 'FaceColor',[0 0 0]);
rectangle('Position',[796.875 -1265.62 23.4375 23.4375], 'FaceColor',[1 1 1]);
rectangle('Position',[820.312 -1265.62 23.4375 23.4375], 'FaceColor',[0 0 0]);
rectangle('Position',[796.875 -1289.06 23.4375 23.4375], 'FaceColor',[1 1 1]);
rectangle('Position',[820.312 -1289.06 23.4375 23.4375], 'FaceColor',[0 0 0]);
rectangle('Position',[796.875 -1312.5 23.4375 23.4375], 'FaceColor',[1 1 1]);
rectangle('Position',[820.312 -1312.5 23.4375 23.4375], 'FaceColor',[0 0 0]);
rectangle('Position',[796.875 -1335.94 23.4375 23.4375], 'FaceColor',[1 1 1]);
rectangle('Position',[820.312 -1335.94 23.4375 23.4375], 'FaceColor',[0 0 0]);
rectangle('Position',[796.875 -1359.38 23.4375 23.4375], 'FaceColor',[1 1 1]);
rectangle('Position',[820.312 -1359.38 23.4375 23.4375], 'FaceColor',[0 0 0]);
rectangle('Position',[796.875 -1382.81 23.4375 23.4375], 'FaceColor',[1 1 1]);
rectangle('Position',[820.312 -1382.81 23.4375 23.4375], 'FaceColor',[0 0 0]);
rectangle('Position',[796.875 -1406.25 23.4375 23.4375], 'FaceColor',[1 1 1]);
rectangle('Position',[820.312 -1406.25 23.4375 23.4375], 'FaceColor',[0 0 0]);
rectangle('Position',[796.875 -1429.69 23.4375 23.4375], 'FaceColor',[1 1 1]);
rectangle('Position',[820.312 -1429.69 23.4375 23.4375], 'FaceColor',[0 0 0]);
rectangle('Position',[796.875 -1453.12 23.4375 23.4375], 'FaceColor',[1 1 1]);
rectangle('Position',[820.312 -1453.12 23.4375 23.4375], 'FaceColor',[0 0 0]);
X=[1400,1368.75,1331.25,1312.5,1125,1031.25,1031.25,1012.5,984.375,937.5,890.625,843.75,796.875,750,703.125,656.25,562.5,468.75,375,351.562,328.125,281.25,187.5,187.5,187.5,187.5,187.5,187.5,187.5,100,100];
Y=[-100,-187.5,-281.25,-375,-562.5,-656.25,-703.125,-750,-796.875,-796.875,-796.875,-796.875,-796.875,-796.875,-796.875,-796.875,-750,-656.25,-656.25,-665.625,-679.688,-703.125,-750,-843.75,-937.5,-1031.25,-1125,-1218.75,-1312.5,-1400,-1400];
hold on;
plot(X,Y,'r');
plot(X,Y,'bo');
legend('2394.58','Location','southoutside');
